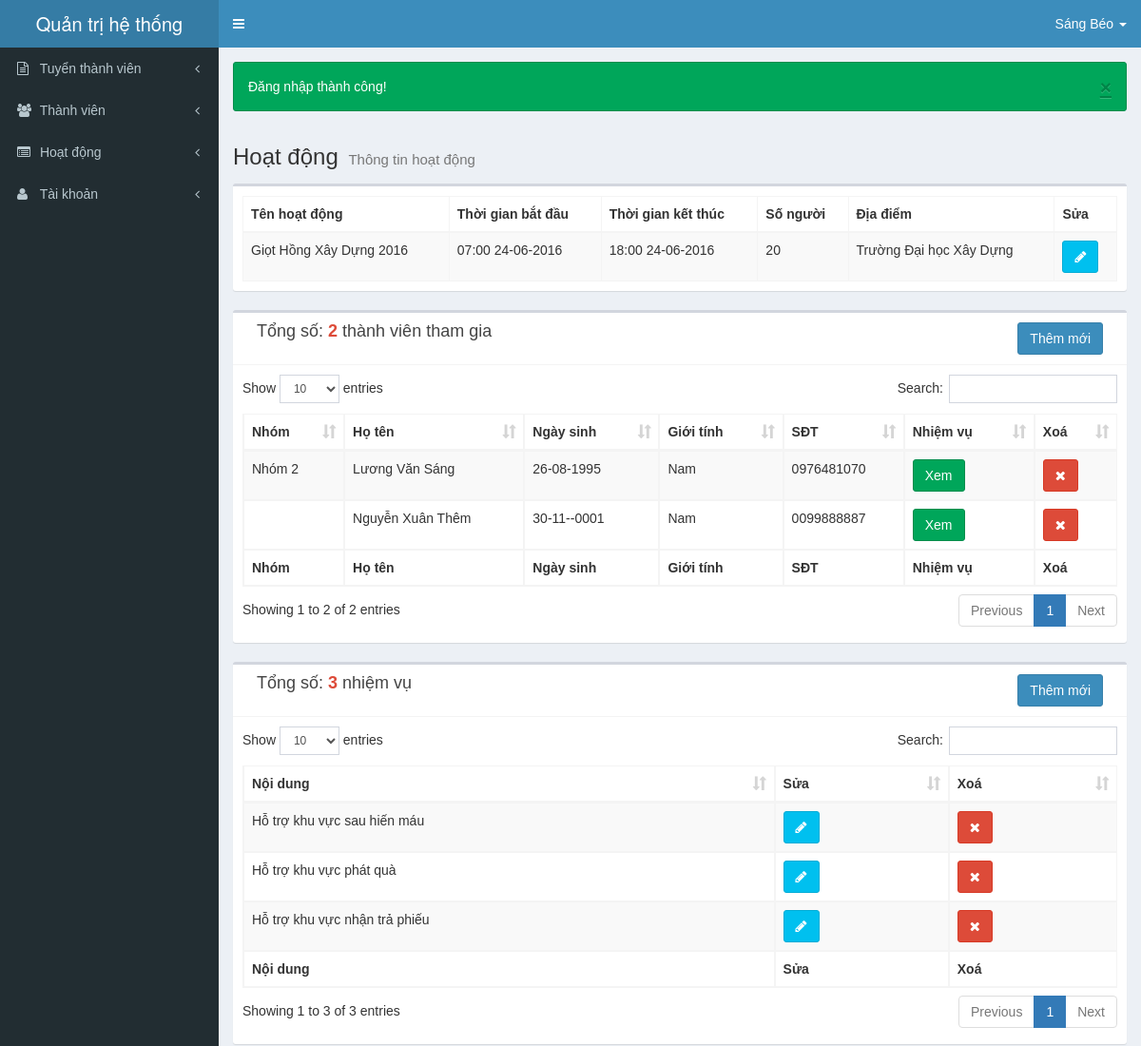
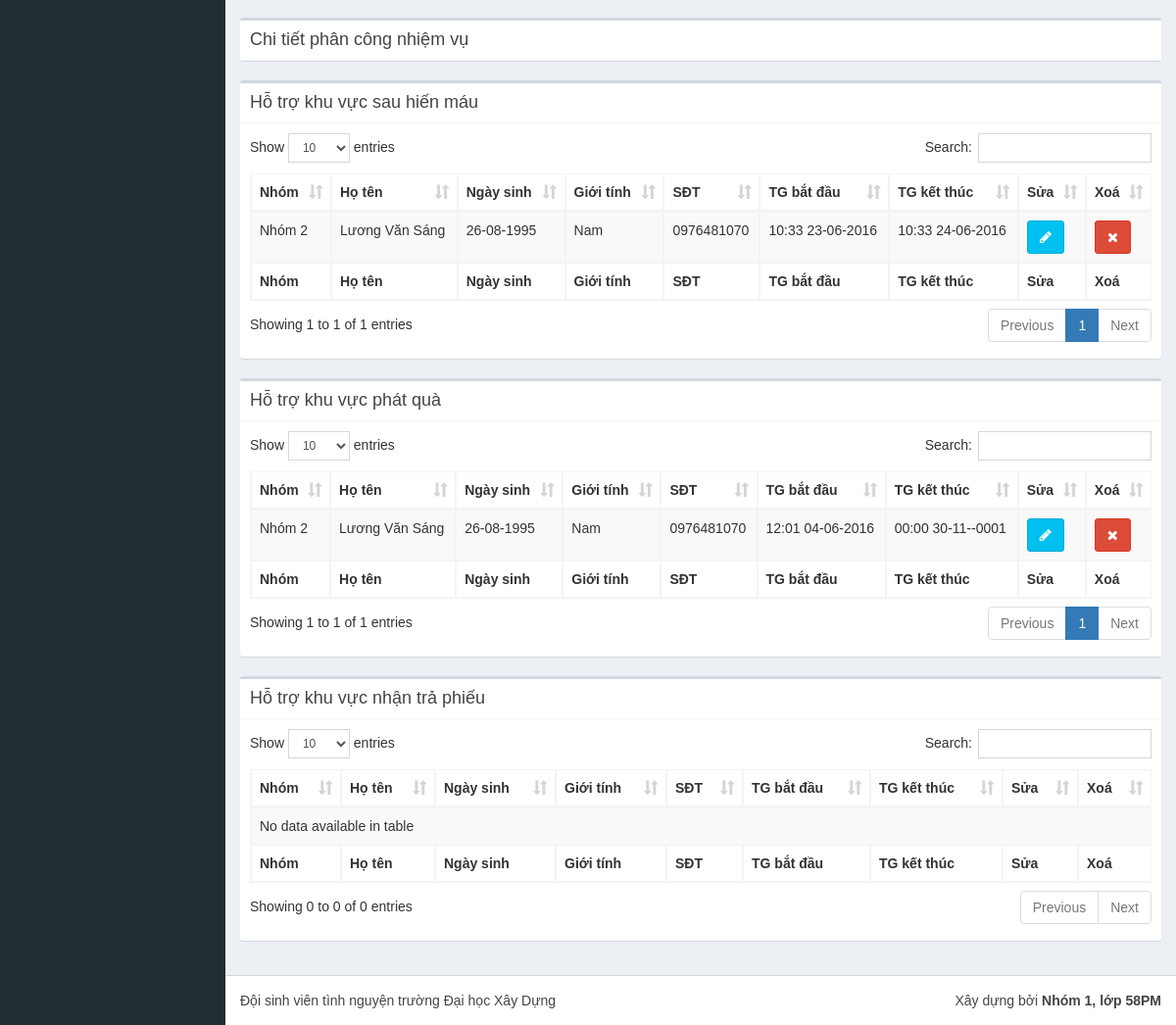
Page /index.php?prog=thongtinhoatdong&mahd=14 (signed in) on the committed database (2 pictures, top to bottom).
### tables this page shows
CREATE TABLE `tbl_hoatdong` (
  `mahd` int(11) NOT NULL AUTO_INCREMENT,
  `tenhd` varchar(500) NOT NULL,
  `tgbatdau` datetime NOT NULL,
  `tgketthuc` datetime NOT NULL,
  `songuoi` int(11) NOT NULL DEFAULT '0',
  `diadiem` text,
  PRIMARY KEY (`mahd`)
);

CREATE TABLE `tbl_thanhvien` (
  `matv` int(11) NOT NULL AUTO_INCREMENT,
  `hoten` varchar(50) NOT NULL,
  `lop` varchar(10) DEFAULT NULL,
  `mssv` varchar(10) DEFAULT NULL,
  `ngaysinh` date DEFAULT NULL,
  `gioitinh` tinyint(1) DEFAULT NULL,
  `quequan` varchar(100) DEFAULT NULL,
  `diachi` text,
  `sdt` varchar(15) DEFAULT NULL,
  `ngaygianhap` date DEFAULT NULL,
  `tinhtrang` tinyint(1) NOT NULL DEFAULT '0',
  `ladoitruong` tinyint(1) NOT NULL DEFAULT '0',
  `tgbatdau` date DEFAULT NULL,
  PRIMARY KEY (`matv`)
);

CREATE TABLE `tbl_nhomtv` (
  `manhom` int(11) NOT NULL AUTO_INCREMENT,
  `tennhom` varchar(50) NOT NULL,
  PRIMARY KEY (`manhom`)
);

CREATE TABLE `tbl_nhiemvu` (
  `manv` int(11) NOT NULL AUTO_INCREMENT,
  `noidung` text NOT NULL,
  `mahd` int(11) NOT NULL,
  PRIMARY KEY (`manv`),
  KEY `fk_hoatdong_nhiemvu` (`mahd`),
  CONSTRAINT `fk_hoatdong_nhiemvu` FOREIGN KEY (`mahd`) REFERENCES `tbl_hoatdong` (`mahd`) ON DELETE CASCADE ON UPDATE CASCADE
);

CREATE TABLE `tbl_phancong` (
  `mapc` int(11) NOT NULL AUTO_INCREMENT,
  `matv` int(11) NOT NULL,
  `mahd` int(11) NOT NULL,
  `manv` int(11) DEFAULT NULL,
  `tgbatdau` datetime DEFAULT NULL,
  `tgketthuc` datetime DEFAULT NULL,
  PRIMARY KEY (`mapc`),
  KEY `fk_thanhvien_phancong` (`matv`),
  KEY `fk_hoatdong_phancong` (`mahd`),
  KEY `fk_nhiemvu_phancong` (`manv`),
  CONSTRAINT `fk_hoatdong_phancong` FOREIGN KEY (`mahd`) REFERENCES `tbl_hoatdong` (`mahd`) ON DELETE CASCADE ON UPDATE CASCADE,
  CONSTRAINT `fk_nhiemvu_phancong` FOREIGN KEY (`manv`) REFERENCES `tbl_nhiemvu` (`manv`) ON DELETE CASCADE ON UPDATE CASCADE,
  CONSTRAINT `fk_thanhvien_phancong` FOREIGN KEY (`matv`) REFERENCES `tbl_thanhvien` (`matv`) ON DELETE CASCADE ON UPDATE CASCADE
);

### models/thuvien.php (called while the page is built, shortened)
<?php
class LIB
{
    public $pdo;
    function __construct($server, $host, $db, $user, $pass)
    {
        try {
            $dsn = $server . ':host=' . $host . ';dbname=' . $db;
            $this->pdo = new PDO($dsn, $user, $pass);
            $this->pdo->exec("SET NAMES 'utf8'");
        } catch (PDOException $ex) {
            die($ex->getMessage());
        }
    }
    public function selectall($sql)
    {
        $re = $this->pdo->query($sql);
        return $re->fetchAll(PDO::FETCH_ASSOC);
    }
    public function selectone($sql)
    {
        $re = $this->pdo->query($sql);
        if ($re->rowCount() > 0)
            return $re->fetch(PDO::FETCH_ASSOC);
        else return array();
    }
    public function dateformat($date, $time = 0)
    {
        if ($time == 1)
            return date('H:i d-m-Y', strtotime($date));
        return date('d-m-Y', strtotime($date));
    }
}
?>

### connect.php (called while the page is built, shortened)
<?php
require_once('models/thuvien.php');
$lib = new LIB(SERVER, HOST, DB, USER, PASS);
?>

### controllers/thongtinhoatdong.php (called while the page is built, shortened)
<?php
$lib->checkLogin();
$mahd = @$_GET['mahd'];
$strquery = "SELECT * FROM tbl_hoatdong WHERE mahd=" . $mahd;
$hd = $lib->selectone($strquery);
$strquery = "SELECT * FROM tbl_nhiemvu WHERE mahd=" . $mahd;
$nhiemvu = $lib->selectall($strquery);
$strquery = "SELECT DISTINCT matv FROM tbl_phancong WHERE mahd=" . $mahd;
$matv = $lib->selectall($strquery);
$thanhvien = array();
foreach ($matv as $ma) {
    $strquery = "SELECT * FROM tbl_thanhvien WHERE matv=" . $ma['matv'];
    $tv = $lib->selectone($strquery);
    $strquery = "SELECT tbl_nhomtv.* FROM tbl_nhomtv JOIN tbl_chianhom ON tbl_chianhom.manhom = tbl_nhomtv.manhom WHERE matv=" . $ma['matv'];
    $nhom = $lib->selectone($strquery);
    $thanhvien[] = array_merge($tv, $nhom);
}
$phancong = array();
foreach ($nhiemvu as $nv){
    $phancong[$nv['manv']]= array();
    $strquery = "SELECT tbl_thanhvien.* , tbl_nhomtv.tennhom
                FROM (tbl_thanhvien JOIN tbl_chianhom ON tbl_thanhvien.matv = tbl_chianhom.matv)
                JOIN tbl_nhomtv ON tbl_chianhom.manhom = tbl_nhomtv.manhom WHERE tbl_thanhvien.matv IN (SELECT matv FROM tbl_phancong WHERE manv=" . $nv['manv'] . ")";
    $tv = $lib->selectall($strquery);
    foreach ($tv as $t) {
        $strquery = "SELECT tbl_phancong.*
                FROM tbl_phancong
                WHERE manv=" . $nv['manv'] . " AND matv=" . $t['matv'];
        $t['phancong'] = $lib->selectall($strquery);
        $phancong[$nv['manv']][] = $t;
    }
}
?>

### views/pages/thongtinhoatdong.php (the view, shortened to what this page needs)
<section class="content-header">
    <h1>
        Hoạt động
        <small>Thông tin hoạt động</small>
    </h1>
</section>
<section class="content">
    <div class="row">
        <div class="col-xs-12">
            <div class="box">
                <div class="box-body">
                    <table id="hoatdong" class="table table-bordered table-striped">
                        <thead>
                        <tr>
                            <th>Tên hoạt động</th>
                            <th>Thời gian bắt đầu</th>
                            <th>Thời gian kết thúc</th>
                            <th>Số người</th>
                            <th>Địa điểm</th>
                            <th>Sửa</th>
                        </tr>
                        </thead>
                        <tbody>
                        <tr>
                            <td><?php echo $hd['tenhd'] ?></td>
                            <td><?php echo $lib->dateformat($hd['tgbatdau'], 1) ?></td>
                            <td><?php echo $lib->dateformat($hd['tgketthuc'], 1) ?></td>
                            <td><?php echo $hd['songuoi'] ?></td>
                            <td><?php echo $hd['diadiem'] ?></td>
                            <td>
                                <button type="button" class="btn btn-info edithd" data-toggle="modal"
                                        data-target="#detail" data-id="<?php echo $hd['mahd'] ?>"><i
                                        class="fa fa-pencil"></i>
                                </button>
                            </td>
                        </tr>
                        </tbody>
                    </table>
                </div>
            </div>
        </div>
        <div class="col-xs-12">
            <div class="box">
                <div class="box-header with-border">
                    <div class="col-sm-9">
                        <h3 class="box-title">Tổng số: <span
                                class="text-red text-bold"><?php echo count($thanhvien) ?></span> thành viên tham gia
                        </h3>
                    </div>
                    <div class="col-sm-3">
                        <button class="btn btn-primary pull-right" type="button" data-toggle="collapse"
                                data-target="#listthanhvien">Thêm mới
                        </button>
                    </div>
                </div>
                <div class="box-body">
                    <table id="dsthanhvien" class="datatable table table-bordered table-striped">
                        <thead>
                        <tr>
                            <th>Nhóm</th>
                            <th>Họ tên</th>
                            <th>Ngày sinh</th>
                            <th>Giới tính</th>
                            <th>SĐT</th>
                            <th>Nhiệm vụ</th>
                            <th>Xoá</th>
                        </tr>
                        </thead>
                        <tbody>
                        <?php foreach ($thanhvien as $tv) { ?>
                            <tr class="thanhvien <?php echo $tv['matv'] ?>">
                                <td><?php echo $tv['tennhom'] ?></td>
                                <td><?php echo $tv['hoten'] ?></td>
                                <td><?php echo $lib->dateformat($tv['ngaysinh']) ?></td>
                                <td><?php echo $tv['gioitinh'] == 1 ? 'Nam' : 'Nữ' ?></td>
                                <td><?php echo $tv['sdt'] ?></td>
                                <td>
                                    <button type="button" class="btn btn-success viewtv" data-toggle="modal"
                                            data-target="#phancongnv" data-id="<?php echo $tv['matv'] ?>">Xem
                                    </button>
                                </td>
                                <td>
                                    <button type="button" class="btn btn-danger removetv"
                                            data-id="<?php echo $tv['matv'] ?>"><i class="fa fa-remove"></i>
                                    </button>
                                </td>
                            </tr>
                        <?php } ?>
                        </tbody>
                        <tfoot>
                        <tr>
                            <th>Nhóm</th>
                            <th>Họ tên</th>
                            <th>Ngày sinh</th>
                            <th>Giới tính</th>
                            <th>SĐT</th>
                            <th>Nhiệm vụ</th>
                            <th>Xoá</th>
                        </tr>
                        </tfoot>
                    </table>
                </div>
            </div>
        </div>
        <div class="col-xs-12">
            <div class="box">
                <div class="box-header with-border">
                    <div class="col-sm-9">
                        <h3 class="box-title">Tổng số: <span
                                class="text-red text-bold"><?php echo count($nhiemvu) ?></span> nhiệm vụ
                        </h3>
                    </div>
                    <div class="col-sm-3">
                        <button class="btn btn-primary pull-right addnv" type="button" data-toggle="modal"
                                data-target="#detail">Thêm mới
                        </button>
                    </div>
                </div>
                <div class="box-body">
                    <table id="dsnhiemvu" class="datatable table table-bordered table-striped">
                        <thead>
                        <tr>
                            <th>Nội dung</th>
                            <th>Sửa</th>
                            <th>Xoá</th>
                        </tr>
                        </thead>
                        <tbody>
                        <?php foreach ($nhiemvu as $nv) { ?>
                            <tr class="nhiemvu <?php echo $nv['manv'] ?>">
                                <td><?php echo $nv['noidung'] ?></td>
                                <td>
                                    <button type="button" class="btn btn-info editnv" data-toggle="modal"
                                            data-target="#detail" data-id="<?php echo $nv['manv'] ?>"><i
                                            class="fa fa-pencil"></i>
                                    </button>
                                </td>
                                <td>
                                    <button type="button" class="btn btn-danger removenv"
                                            data-id="<?php echo $nv['manv'] ?>"><i
                                            class="fa fa-remove"></i>
                                    </button>
                                </td>
                            </tr>
                        <?php } ?>
                        </tbody>
                        <tfoot>
                        <tr>
                            <th>Nội dung</th>
                            <th>Sửa</th>
                            <th>Xoá</th>
                        </tr>
                        </tfoot>
                    </table>
                </div>
            </div>
        </div>
        <div class="col-xs-12">
            <div class="box">
                <div class="box-header with-border">
                    <h3 class="box-title">Chi tiết phân công nhiệm vụ</h3>
                </div>
            </div>
            <?php foreach ($nhiemvu as $nv) { ?>
                <div class="box">
                    <div class="box-header with-border">
                        <h3 class="box-title"><?php echo $nv['noidung'] ?></h3>
                    </div>
                    <div class="box-body">
                        <table id="dsphancong<?php echo $nv['manv'] ?>"
                               class="datatable table table-bordered table-striped">
                            <thead>
                            <tr>
                                <th>Nhóm</th>
                                <th>Họ tên</th>
                                <th>Ngày sinh</th>
                                <th>Giới tính</th>
                                <th>SĐT</th>
                                <th>TG bắt đầu</th>
                                <th>TG kết thúc</th>
                                <th>Sửa</th>
                                <th>Xoá</th>
                            </tr>
                            </thead>
                            <tbody>
                            <?php
                            foreach ($phancong[$nv['manv']] as $tv) {
                                foreach ($tv['phancong'] as $pc) {
                                    ?>
                                    <tr class="phancong <?php echo $pc['mapc'] ?>">
                                        <td><?php echo $tv['tennhom'] ?></td>
                                        <td><?php echo $tv['hoten'] ?></td>
                                        <td><?php echo $lib->dateformat($tv['ngaysinh']) ?></td>
                                        <td><?php echo $tv['gioitinh'] == 1 ? 'Nam' : 'Nữ' ?></td>
                                        <td><?php echo $tv['sdt'] ?></td>
                                        <td><?php echo $lib->dateformat($pc['tgbatdau'], 1) ?></td>
                                        <td><?php echo $lib->dateformat($pc['tgketthuc'], 1) ?></td>
                                        <td>
                                            <button type="button" class="btn btn-info editpc" data-toggle="modal"
                                                    data-target="#detail" data-id="<?php echo $pc['mapc'] ?>"><i
                                                    class="fa fa-pencil"></i>
                                            </button>
                                        </td>
                                        <td>
                                            <button type="button" class="btn btn-danger removepc"
                                                    data-id="<?php echo $pc['mapc'] ?>"><i
                                                    class="fa fa-remove"></i>
                                            </button>
                                        </td>
                                    </tr>
                                    <?php
                                }
                            }
                            ?>
                            </tbody>
                            <tfoot>
                            <tr>
                                <th>Nhóm</th>
                                <th>Họ tên</th>
                                <th>Ngày sinh</th>
                                <th>Giới tính</th>
                                <th>SĐT</th>
                                <th>TG bắt đầu</th>
                                <th>TG kết thúc</th>
                                <th>Sửa</th>
                                <th>Xoá</th>
                            </tr>
                            </tfoot>
                        </table>
                    </div>
                </div>
            <?php } ?>
        </div>
    </div>
</section>

### rows in the picture
tbl_hoatdong: tenhd "Giọt Hồng Xây Dựng 2016", tgbatdau "07:00 24-06-2016", tgketthuc "18:00 24-06-2016", songuoi "20", diadiem "Trường Đại học Xây Dựng"
tbl_thanhvien: tbl_nhomtv.tennhom "Nhóm 2", hoten "Lương Văn Sáng", ngaysinh "26-08-1995", gioitinh "Nam", sdt "0976481070"
tbl_thanhvien: hoten "Nguyễn Xuân Thêm", ngaysinh "30-11--0001", gioitinh "Nam", sdt "0099888887"
tbl_nhiemvu: noidung "Hỗ trợ khu vực sau hiến máu"
tbl_nhiemvu: noidung "Hỗ trợ khu vực phát quà"
tbl_nhiemvu: noidung "Hỗ trợ khu vực nhận trả phiếu"
tbl_phancong: matv.hoten "Lương Văn Sáng", matv.ngaysinh "26-08-1995", matv.sdt "0976481070", tgbatdau "10:33 23-06-2016", tgketthuc "10:33 24-06-2016"
tbl_nhomtv: tennhom "Nhóm 2"
tbl_phancong: matv.hoten "Lương Văn Sáng", matv.ngaysinh "26-08-1995", matv.sdt "0976481070", tgbatdau "12:01 04-06-2016", tgketthuc "00:00 30-11--0001"

### other values in the picture
$_SESSION['thanhvien']['hoten'] "Sáng Béo"
$_SESSION['message']['content'] "Đăng nhập thành công!"
count($thanhvien) "2"
count($nhiemvu) "3"
